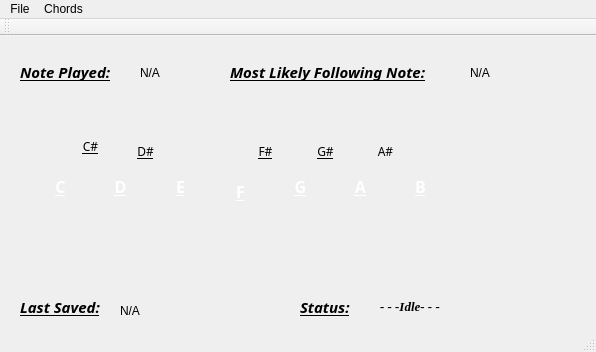
<?xml version="1.0" encoding="UTF-8"?>
<ui version="4.0">
 <class>MainWindow</class>
 <widget class="QMainWindow" name="MainWindow">
  <property name="geometry">
   <rect>
    <x>0</x>
    <y>0</y>
    <width>596</width>
    <height>352</height>
   </rect>
  </property>
  <property name="windowTitle">
   <string>Bailar Music</string>
  </property>
  <widget class="QWidget" name="centralWidget">
   <widget class="QLabel" name="Unchanged1">
    <property name="geometry">
     <rect>
      <x>20</x>
      <y>20</y>
      <width>101</width>
      <height>31</height>
     </rect>
    </property>
    <property name="font">
     <font>
      <family>Franklin Gothic Medium</family>
      <pointsize>11</pointsize>
      <weight>75</weight>
      <italic>true</italic>
      <bold>true</bold>
      <underline>true</underline>
     </font>
    </property>
    <property name="text">
     <string>Note Played:</string>
    </property>
   </widget>
   <widget class="QPushButton" name="C">
    <property name="geometry">
     <rect>
      <x>30</x>
      <y>60</y>
      <width>61</width>
      <height>181</height>
     </rect>
    </property>
    <property name="font">
     <font>
      <family>Iskoola Pota</family>
      <pointsize>12</pointsize>
      <weight>75</weight>
      <bold>true</bold>
      <underline>true</underline>
     </font>
    </property>
    <property name="styleSheet">
     <string notr="true">
QPushButton#C
{
    background-color: transparent;
    background-image: url(:/new/prefix1/A_new.png) ;
    background-repeat: none;    
    border: none;
	color: white;

}

QPushButton#C:hover
{
	color: black;
	background-image: url(:/new/prefix1/A_hov.png);

}
</string>
    </property>
    <property name="text">
     <string>C</string>
    </property>
   </widget>
   <widget class="QPushButton" name="D">
    <property name="geometry">
     <rect>
      <x>90</x>
      <y>60</y>
      <width>61</width>
      <height>181</height>
     </rect>
    </property>
    <property name="font">
     <font>
      <family>Iskoola Pota</family>
      <pointsize>12</pointsize>
      <weight>75</weight>
      <bold>true</bold>
      <underline>true</underline>
     </font>
    </property>
    <property name="styleSheet">
     <string notr="true">
QPushButton#D
{
    background-color: transparent;
    background-image: url(:/new/prefix1/b_new.png) ;
    background-repeat: none;    
    border: none;
	color: white;
}


QPushButton#D:hover
{
	color: black;
    background-image: url(:/new/prefix1/b_hov.png) ;  
}</string>
    </property>
    <property name="text">
     <string>D</string>
    </property>
   </widget>
   <widget class="QPushButton" name="E">
    <property name="geometry">
     <rect>
      <x>150</x>
      <y>60</y>
      <width>61</width>
      <height>181</height>
     </rect>
    </property>
    <property name="font">
     <font>
      <family>Iskoola Pota</family>
      <pointsize>12</pointsize>
      <weight>75</weight>
      <bold>true</bold>
      <underline>true</underline>
     </font>
    </property>
    <property name="styleSheet">
     <string notr="true">
QPushButton#E
{
    background-color: transparent;
    background-image: url(:/new/prefix1/c_new.png) ;
    background-repeat: none;    
    border: none;
	color: white;
}

QPushButton#E:hover
{
	color: black;
    background-image: url(:/new/prefix1/c_hov.png) ;

}</string>
    </property>
    <property name="text">
     <string>E</string>
    </property>
   </widget>
   <widget class="QPushButton" name="F">
    <property name="geometry">
     <rect>
      <x>210</x>
      <y>60</y>
      <width>61</width>
      <height>191</height>
     </rect>
    </property>
    <property name="font">
     <font>
      <family>Iskoola Pota</family>
      <pointsize>12</pointsize>
      <weight>75</weight>
      <bold>true</bold>
      <underline>true</underline>
     </font>
    </property>
    <property name="styleSheet">
     <string notr="true">
QPushButton#F
{
    background-color: transparent;
    background-image: url(:/new/prefix1/A_new.png) ;
    background-repeat: none;    
    border: none;
color: white;
}

QPushButton#F:hover
{
	color: black;
	background-image: url(:/new/prefix1/A_hov.png);
}
</string>
    </property>
    <property name="text">
     <string>F</string>
    </property>
   </widget>
   <widget class="QPushButton" name="G">
    <property name="geometry">
     <rect>
      <x>270</x>
      <y>60</y>
      <width>61</width>
      <height>181</height>
     </rect>
    </property>
    <property name="font">
     <font>
      <family>Iskoola Pota</family>
      <pointsize>12</pointsize>
      <weight>75</weight>
      <bold>true</bold>
      <underline>true</underline>
     </font>
    </property>
    <property name="styleSheet">
     <string notr="true">
QPushButton#G
{
    background-color: transparent;
    background-image: url(:/new/prefix1/b_new.png) ;
    background-repeat: none;    
    border: none;
	color: white;
}


QPushButton#G:hover
{
	color:black;
    background-image: url(:/new/prefix1/b_hov.png) ;  
}</string>
    </property>
    <property name="text">
     <string>G</string>
    </property>
   </widget>
   <widget class="QPushButton" name="A">
    <property name="geometry">
     <rect>
      <x>330</x>
      <y>60</y>
      <width>61</width>
      <height>181</height>
     </rect>
    </property>
    <property name="font">
     <font>
      <family>Iskoola Pota</family>
      <pointsize>12</pointsize>
      <weight>75</weight>
      <bold>true</bold>
      <underline>true</underline>
     </font>
    </property>
    <property name="styleSheet">
     <string notr="true">
QPushButton#A
{
    background-color: transparent;
    background-image: url(:/new/prefix1/b_new.png) ;
    background-repeat: none;    
    border: none;
	color: white;
}


QPushButton#A:hover
{
	color: black;
    background-image: url(:/new/prefix1/b_hov.png) ;  
}</string>
    </property>
    <property name="text">
     <string>A</string>
    </property>
   </widget>
   <widget class="QPushButton" name="B">
    <property name="geometry">
     <rect>
      <x>390</x>
      <y>60</y>
      <width>61</width>
      <height>181</height>
     </rect>
    </property>
    <property name="font">
     <font>
      <family>Iskoola Pota</family>
      <pointsize>12</pointsize>
      <weight>75</weight>
      <bold>true</bold>
      <underline>true</underline>
     </font>
    </property>
    <property name="styleSheet">
     <string notr="true">
QPushButton#B
{
    background-color: transparent;
    background-image: url(:/new/prefix1/c_new.png) ;
    background-repeat: none;    
    border: none;
	color: white;
}

QPushButton#B:hover
{
	color: black;
    background-image: url(:/new/prefix1/c_hov.png) ;

}</string>
    </property>
    <property name="text">
     <string>B</string>
    </property>
   </widget>
   <widget class="QLabel" name="Unchanged2">
    <property name="geometry">
     <rect>
      <x>230</x>
      <y>20</y>
      <width>211</width>
      <height>31</height>
     </rect>
    </property>
    <property name="font">
     <font>
      <family>Franklin Gothic Medium</family>
      <pointsize>11</pointsize>
      <weight>75</weight>
      <italic>true</italic>
      <bold>true</bold>
      <underline>true</underline>
     </font>
    </property>
    <property name="text">
     <string>Most Likely Following Note:</string>
    </property>
   </widget>
   <widget class="QLabel" name="Note1">
    <property name="geometry">
     <rect>
      <x>140</x>
      <y>30</y>
      <width>46</width>
      <height>13</height>
     </rect>
    </property>
    <property name="text">
     <string>N/A</string>
    </property>
   </widget>
   <widget class="QLabel" name="Note2">
    <property name="geometry">
     <rect>
      <x>470</x>
      <y>30</y>
      <width>46</width>
      <height>13</height>
     </rect>
    </property>
    <property name="text">
     <string>N/A</string>
    </property>
   </widget>
   <widget class="QPushButton" name="C_sh">
    <property name="geometry">
     <rect>
      <x>80</x>
      <y>60</y>
      <width>21</width>
      <height>101</height>
     </rect>
    </property>
    <property name="font">
     <font>
      <family>MV Boli</family>
      <underline>true</underline>
     </font>
    </property>
    <property name="styleSheet">
     <string notr="true">
QPushButton#C_sh
{
    background-color: transparent;
    background-image: url(:/new/prefix1/sharp_new.png) ;
    background-repeat: none;    
    border: none;
	color: black;
}

QPushButton#C_sh:hover
{
	color: white;
}</string>
    </property>
    <property name="text">
     <string>C#</string>
    </property>
   </widget>
   <widget class="QPushButton" name="D_sh">
    <property name="geometry">
     <rect>
      <x>130</x>
      <y>60</y>
      <width>31</width>
      <height>111</height>
     </rect>
    </property>
    <property name="font">
     <font>
      <family>MV Boli</family>
      <underline>true</underline>
     </font>
    </property>
    <property name="styleSheet">
     <string notr="true">
QPushButton#D_sh
{
    background-color: transparent;
    background-image: url(:/new/prefix1/sharp_new.png) ;
    background-repeat: none;    
    border: none;
	color: black;
}

QPushButton#D_sh:hover
{
	color: white;
}</string>
    </property>
    <property name="text">
     <string>D#</string>
    </property>
   </widget>
   <widget class="QPushButton" name="F_sh">
    <property name="geometry">
     <rect>
      <x>250</x>
      <y>60</y>
      <width>31</width>
      <height>111</height>
     </rect>
    </property>
    <property name="font">
     <font>
      <family>MV Boli</family>
      <underline>true</underline>
     </font>
    </property>
    <property name="styleSheet">
     <string notr="true">
QPushButton#F_sh
{
    background-color: transparent;
    background-image: url(:/new/prefix1/sharp_new.png) ;
    background-repeat: none;    
    border: none;
	color: black;
}

QPushButton#F_sh:hover
{
	color: white;
}</string>
    </property>
    <property name="text">
     <string>F#</string>
    </property>
   </widget>
   <widget class="QPushButton" name="G_sh">
    <property name="geometry">
     <rect>
      <x>310</x>
      <y>60</y>
      <width>31</width>
      <height>111</height>
     </rect>
    </property>
    <property name="font">
     <font>
      <family>MV Boli</family>
      <underline>true</underline>
     </font>
    </property>
    <property name="styleSheet">
     <string notr="true">
QPushButton#G_sh
{
    background-color: transparent;
    background-image: url(:/new/prefix1/sharp_new.png) ;
    background-repeat: none;    
    border: none;
	color: black;
}

QPushButton#G_sh:hover
{
	color: white;
}</string>
    </property>
    <property name="text">
     <string>G#</string>
    </property>
   </widget>
   <widget class="QPushButton" name="A_sh">
    <property name="geometry">
     <rect>
      <x>370</x>
      <y>60</y>
      <width>31</width>
      <height>111</height>
     </rect>
    </property>
    <property name="font">
     <font>
      <family>MV Boli</family>
     </font>
    </property>
    <property name="styleSheet">
     <string notr="true">
QPushButton#A_sh
{
    background-color: transparent;
    background-image: url(:/new/prefix1/sharp_new.png) ;
    background-repeat: none;    
    border: none;
	color: black;
}

QPushButton#A_sh:hover
{
	color: white;
}</string>
    </property>
    <property name="text">
     <string>A#</string>
    </property>
   </widget>
   <widget class="QLabel" name="Unchanged1_2">
    <property name="geometry">
     <rect>
      <x>300</x>
      <y>260</y>
      <width>61</width>
      <height>21</height>
     </rect>
    </property>
    <property name="font">
     <font>
      <family>Franklin Gothic Medium</family>
      <pointsize>11</pointsize>
      <weight>75</weight>
      <italic>true</italic>
      <bold>true</bold>
      <underline>true</underline>
     </font>
    </property>
    <property name="text">
     <string>Status:</string>
    </property>
   </widget>
   <widget class="QLabel" name="Status">
    <property name="geometry">
     <rect>
      <x>380</x>
      <y>260</y>
      <width>191</width>
      <height>21</height>
     </rect>
    </property>
    <property name="font">
     <font>
      <family>Times New Roman</family>
      <pointsize>10</pointsize>
      <weight>75</weight>
      <italic>true</italic>
      <bold>true</bold>
     </font>
    </property>
    <property name="styleSheet">
     <string notr="true">
color: rgb(0, 0, 0);</string>
    </property>
    <property name="text">
     <string>- - -Idle- - -</string>
    </property>
   </widget>
   <widget class="QLabel" name="Unchanged1_3">
    <property name="geometry">
     <rect>
      <x>20</x>
      <y>260</y>
      <width>91</width>
      <height>21</height>
     </rect>
    </property>
    <property name="font">
     <font>
      <family>Franklin Gothic Medium</family>
      <pointsize>11</pointsize>
      <weight>75</weight>
      <italic>true</italic>
      <bold>true</bold>
      <underline>true</underline>
     </font>
    </property>
    <property name="text">
     <string>Last Saved:</string>
    </property>
   </widget>
   <widget class="QLabel" name="Save_Date">
    <property name="geometry">
     <rect>
      <x>120</x>
      <y>265</y>
      <width>161</width>
      <height>20</height>
     </rect>
    </property>
    <property name="text">
     <string>N/A</string>
    </property>
   </widget>
  </widget>
  <widget class="QMenuBar" name="menuBar">
   <property name="geometry">
    <rect>
     <x>0</x>
     <y>0</y>
     <width>596</width>
     <height>21</height>
    </rect>
   </property>
   <widget class="QMenu" name="menuBailar">
    <property name="title">
     <string>File</string>
    </property>
    <addaction name="separator"/>
    <addaction name="Save"/>
    <addaction name="actionExit"/>
   </widget>
   <widget class="QMenu" name="menuChords">
    <property name="title">
     <string>Chords</string>
    </property>
    <addaction name="Chord_Mode"/>
    <addaction name="actionPossible_chords"/>
   </widget>
   <addaction name="menuBailar"/>
   <addaction name="menuChords"/>
  </widget>
  <widget class="QToolBar" name="mainToolBar">
   <attribute name="toolBarArea">
    <enum>TopToolBarArea</enum>
   </attribute>
   <attribute name="toolBarBreak">
    <bool>false</bool>
   </attribute>
  </widget>
  <widget class="QStatusBar" name="statusBar"/>
  <action name="Chord_Mode">
   <property name="icon">
    <iconset>
     <normalon>:/new/prefix1/jimi.png</normalon>
    </iconset>
   </property>
   <property name="text">
    <string>Chord Mode</string>
   </property>
  </action>
  <action name="Save">
   <property name="icon">
    <iconset>
     <normalon>:/new/prefix1/saveIcon.png</normalon>
    </iconset>
   </property>
   <property name="text">
    <string>Save</string>
   </property>
   <property name="shortcut">
    <string/>
   </property>
  </action>
  <action name="actionPossible_chords">
   <property name="icon">
    <iconset>
     <normalon>:/new/prefix1/note_picture.png</normalon>
    </iconset>
   </property>
   <property name="text">
    <string>Possible chords</string>
   </property>
  </action>
  <action name="actionExit">
   <property name="text">
    <string>Exit</string>
   </property>
  </action>
 </widget>
 <layoutdefault spacing="6" margin="11"/>
 <resources/>
 <connections/>
</ui>
